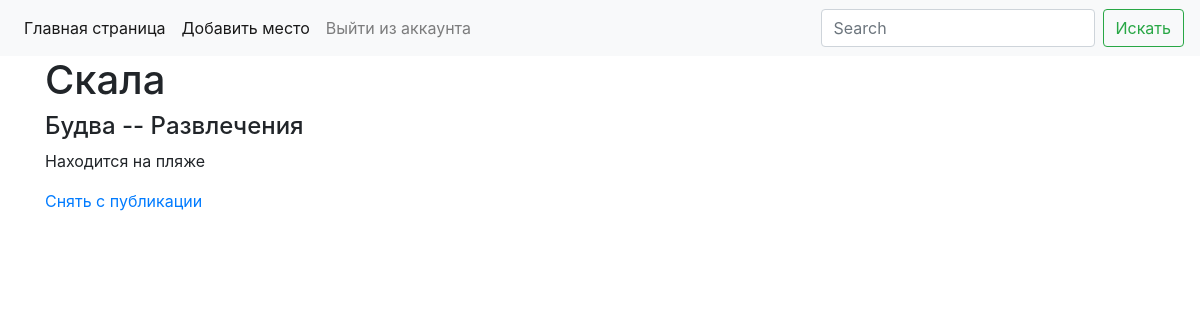
/admin/show_place_status/Скала (signed in), run on the app's committed database.
### allabouttravel_app/place/models.py (models this page shows, shortened)
class Place(db.Model):
    __tablename__ = 'places'
    id = db.Column(db.Integer, primary_key=True, autoincrement=True)
    title = db.Column(db.String, unique=True, nullable=False)
    description = db.Column(db.Text)
    is_verified = db.Column(db.Boolean, default=False, nullable=False)
    city_id = db.Column(db.Integer, db.ForeignKey('cities.id'))
    category_id = db.Column(db.Integer, db.ForeignKey('categories.id'))
    user_id = db.Column(db.Integer, db.ForeignKey('users.id'))

class City(db.Model):
    __tablename__ = 'cities'
    id = db.Column(db.Integer, primary_key=True, autoincrement=True)
    title = db.Column(db.String, index=True, unique=True, nullable=False)
    country_id = db.Column(db.Integer, db.ForeignKey('countries.id'))
    places = db.relationship('Place')

class Category(db.Model):
    __tablename__ = 'categories'
    id = db.Column(db.Integer, primary_key=True, autoincrement=True)
    title = db.Column(db.String, index=True, unique=True, nullable=False)
    places = db.relationship('Place')

### allabouttravel_app/admin/views.py (the view)
@blueprint.route('/show_place_status/<alias>')
@admin_required
def show_place_status(alias):
    place, city, category = get_place_info(alias)
    title = place.title
    return render_template('admin/show_place_status.html', title=title, place=place, city=city, category=category)

### allabouttravel_app/__init__.py (called while the page is built)
def create_app():
    app = Flask(__name__)
    app.config.from_pyfile('config.py')
    db.init_app(app)
    login_manager = LoginManager()
    login_manager.init_app(app)
    login_manager.login_view = 'user.login'
    app.register_blueprint(admin_blueprint)
    app.register_blueprint(place_blueprint)
    app.register_blueprint(user_blueprint)
    @login_manager.user_loader
    def load_user(user_id):
        return User.query.get(user_id)
    return app

### allabouttravel_app/get_place_info.py (called while the page is built)
def get_place_info(place_title):
    place, city, category = db.session.query(
        Place, City.title, Category.title
    ).join(City, Place.city_id == City.id
    ).join(Category, Place.category_id == Category.id).filter(
    Place.title == place_title).first()
    return (place, city, category)

### allabouttravel_app/templates/admin/show_place_status.html
{% extends 'base.html' %}
{% block content %}
<h4>{{ city }} --  {{ category }}</h4>
<p>{{ place.description }}</p>
{% if not place.is_verified %}
    <p><a href="{{ url_for('admin.change_place_status', alias=place.title) }}">Опубликовать</a></p>
{% else %}
    <p><a href="{{ url_for('admin.change_place_status', alias=place.title) }}">Снять с публикации</a></p>
{% endif %}
{% endblock %}

### allabouttravel_app/templates/base.html (shortened to what this page needs)
<!doctype html>
<html lang="en">
  <head>
    <link rel="stylesheet" href="https://cdn.jsdelivr.net/npm/bootstrap@4.1.3/dist/css/bootstrap.min.css">
  </head>
  <body>
    {% include 'menu.html' %}
    <div class="container">
      <h1>{{ title }}</h1>
          {% block content %}{% endblock %}
    </div>
  </body>
</html>

### data on the page
Place: title "Скала", description "Находится на пляже"
City: title "Будва"
Category: title "Развлечения"
